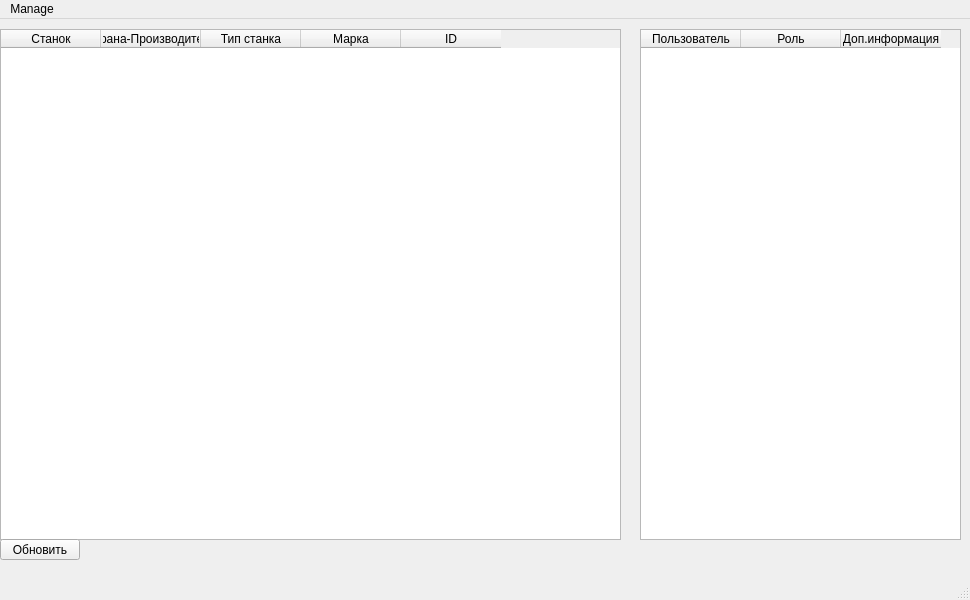
<?xml version="1.0" encoding="UTF-8"?>
<ui version="4.0">
 <class>mainwindowadmin</class>
 <widget class="QMainWindow" name="mainwindowadmin">
  <property name="geometry">
   <rect>
    <x>0</x>
    <y>0</y>
    <width>970</width>
    <height>600</height>
   </rect>
  </property>
  <property name="windowTitle">
   <string>MainWindowAdmin</string>
  </property>
  <widget class="QWidget" name="centralwidget">
   <widget class="QTableWidget" name="tableWidget">
    <property name="geometry">
     <rect>
      <x>0</x>
      <y>10</y>
      <width>621</width>
      <height>511</height>
     </rect>
    </property>
    <column>
     <property name="text">
      <string>Станок</string>
     </property>
    </column>
    <column>
     <property name="text">
      <string>Страна-Производитель</string>
     </property>
    </column>
    <column>
     <property name="text">
      <string>Тип станка</string>
     </property>
    </column>
    <column>
     <property name="text">
      <string>Марка</string>
     </property>
    </column>
    <column>
     <property name="text">
      <string>ID</string>
     </property>
    </column>
   </widget>
   <widget class="QTableWidget" name="tableWidget_2">
    <property name="geometry">
     <rect>
      <x>640</x>
      <y>10</y>
      <width>321</width>
      <height>511</height>
     </rect>
    </property>
    <column>
     <property name="text">
      <string>Пользователь</string>
     </property>
    </column>
    <column>
     <property name="text">
      <string>Роль</string>
     </property>
    </column>
    <column>
     <property name="text">
      <string>Доп.информация</string>
     </property>
    </column>
   </widget>
   <widget class="QPushButton" name="pushButton">
    <property name="geometry">
     <rect>
      <x>0</x>
      <y>520</y>
      <width>80</width>
      <height>21</height>
     </rect>
    </property>
    <property name="text">
     <string>Обновить</string>
    </property>
   </widget>
  </widget>
  <widget class="QMenuBar" name="menubar">
   <property name="geometry">
    <rect>
     <x>0</x>
     <y>0</y>
     <width>970</width>
     <height>20</height>
    </rect>
   </property>
   <widget class="QMenu" name="menusetting">
    <property name="title">
     <string>Manage</string>
    </property>
    <addaction name="repair"/>
    <addaction name="add"/>
   </widget>
   <addaction name="menusetting"/>
  </widget>
  <widget class="QStatusBar" name="statusbar"/>
  <action name="setrole">
   <property name="text">
    <string>Установить роль</string>
   </property>
  </action>
  <action name="repair">
   <property name="text">
    <string>Назначить ремонт</string>
   </property>
  </action>
  <action name="add">
   <property name="text">
    <string>Добавить станок</string>
   </property>
  </action>
 </widget>
 <resources/>
 <connections>
  <connection>
   <sender>repair</sender>
   <signal>triggered()</signal>
   <receiver>mainwindowadmin</receiver>
   <slot>openrepair()</slot>
   <hints>
    <hint type="sourcelabel">
     <x>-1</x>
     <y>-1</y>
    </hint>
    <hint type="destinationlabel">
     <x>484</x>
     <y>299</y>
    </hint>
   </hints>
  </connection>
  <connection>
   <sender>add</sender>
   <signal>triggered()</signal>
   <receiver>mainwindowadmin</receiver>
   <slot>opensettings()</slot>
   <hints>
    <hint type="sourcelabel">
     <x>-1</x>
     <y>-1</y>
    </hint>
    <hint type="destinationlabel">
     <x>484</x>
     <y>299</y>
    </hint>
   </hints>
  </connection>
 </connections>
 <slots>
  <slot>opensettings()</slot>
  <slot>openrepair()</slot>
  <slot>opensetrole()</slot>
 </slots>
</ui>
